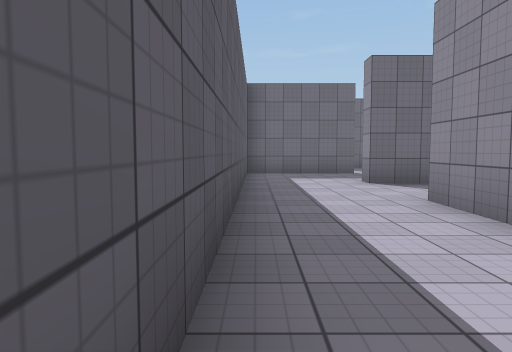
View 1 (above)

20 first-person views from a walk through a Unity game level. The camera is 1.3 m above the floor, tilts 4° down and sees 70° across. The floor is counted in squares, 2 m on a side. Each view is taken from the middle of a square. On the plan, view 1 faces up. The plan holds only what a view shows up to about 11 squares ahead; the rest is blank. The player is left out. Surface patterns are stand-ins for the level's own textures.

View 2
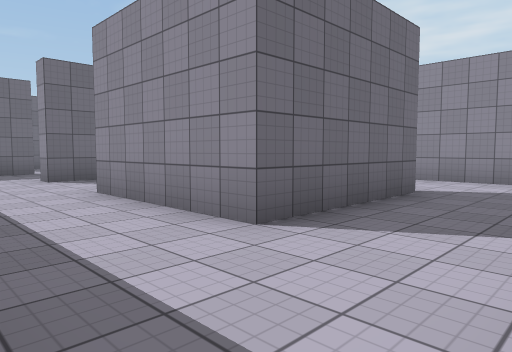

View 3
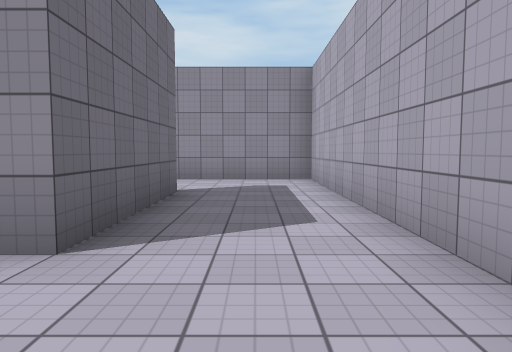

View 4
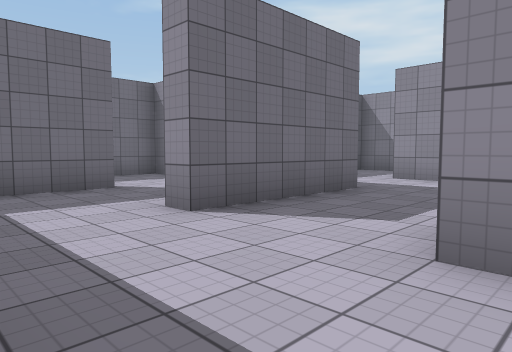

View 5
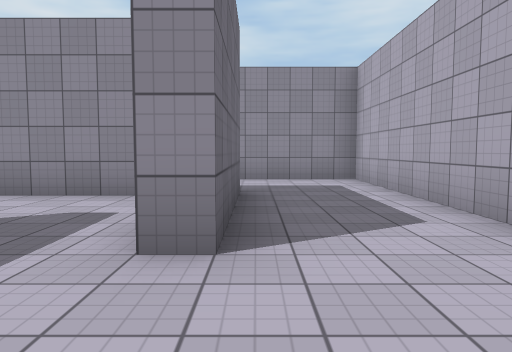

View 6
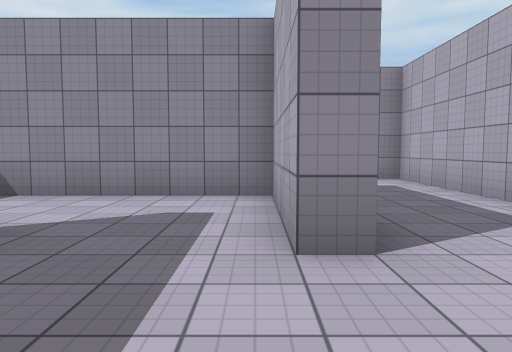

View 7
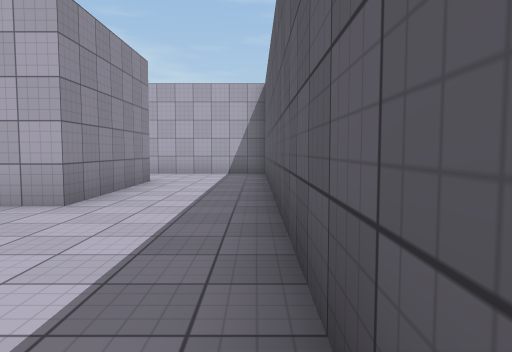

View 8
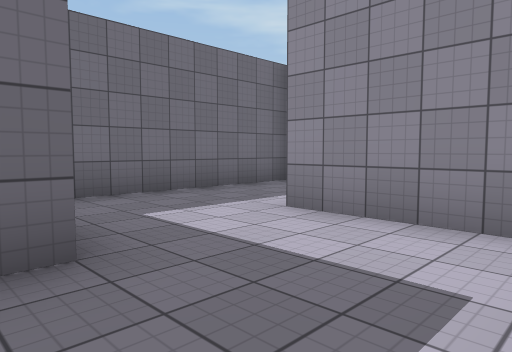

View 9
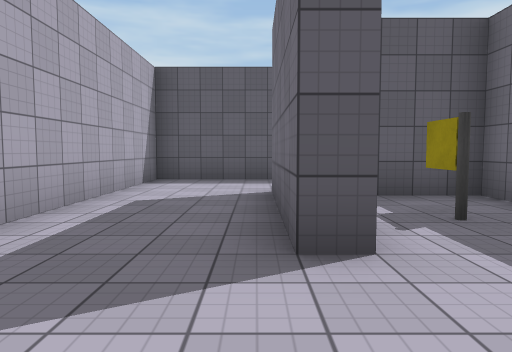

View 10
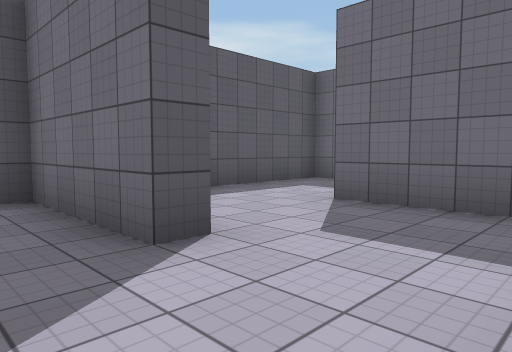

View 11
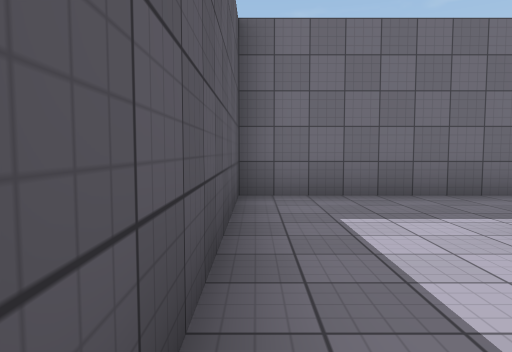

View 12
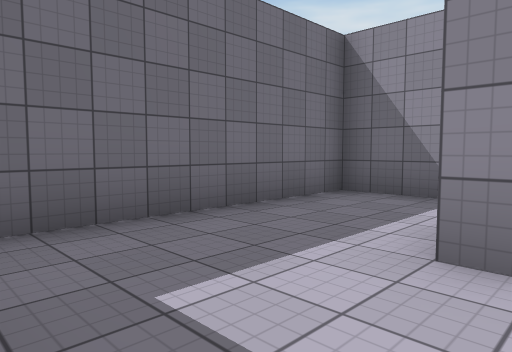

View 13
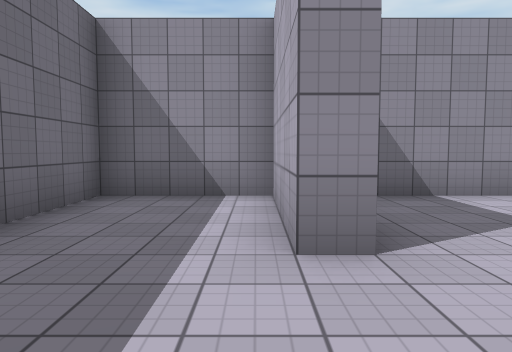

View 14
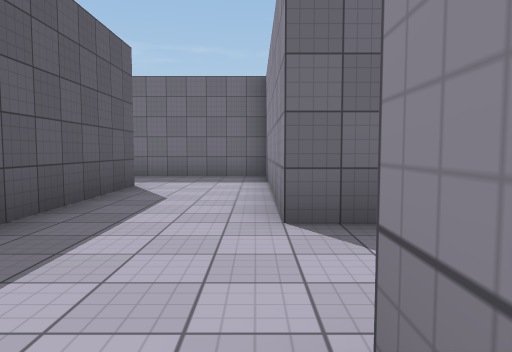

View 15
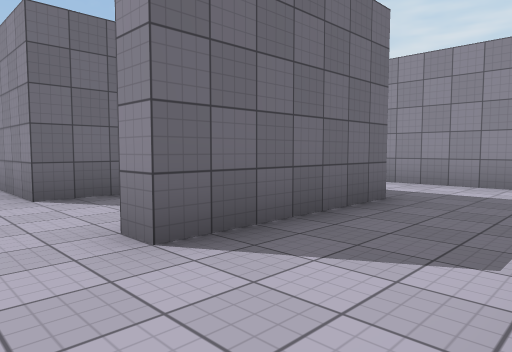

View 16
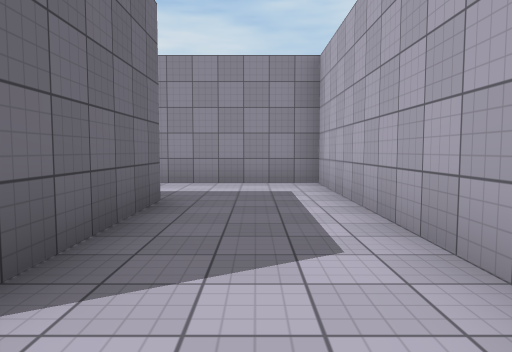

View 17
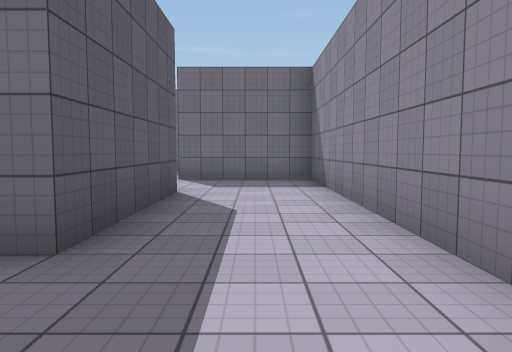

View 18
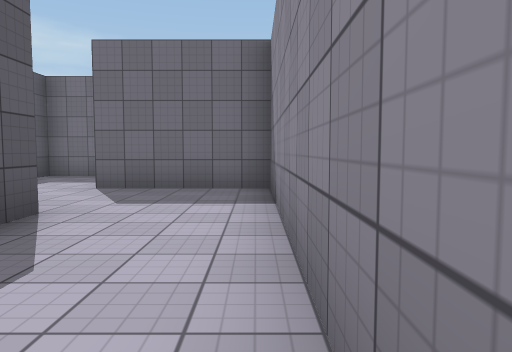

View 19
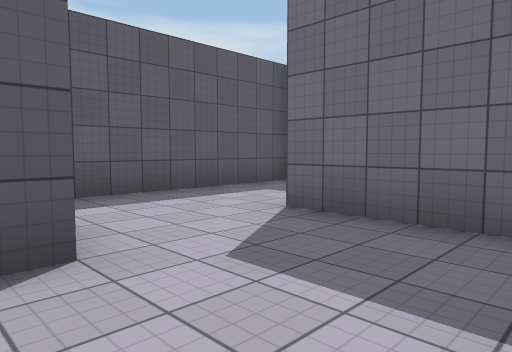

View 20
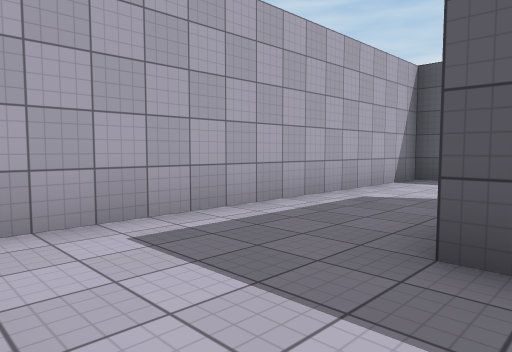

### Floor plan
Points are (right, up) in squares from view 1. A wall is a line through its corners. A room is listed if a view was taken in it or the views show most of it. See-through windows are left out.
Room 1 (views 1, 2, 3, 4, 5, 6, 7, 8, 9, 10)
walls: (4.6, 2.9) (3.9, 2.9); (5.9, 7.2) (2.3, 7.2) (2.3, 7.7) (5.3, 7.7) (5.3, 13.3) (2.3, 13.3); (5.8, 1.9) (5.8, 1.2) (2.3, 1.2) (2.3, 4.7) (8.3, 4.7) (8.3, 7.8); (2.8, 10.9) (2.8, 10.2) (-0.2, 10.2) (-0.2, -1.2) (8.3, -1.2) (8.3, 2.2)
ways out: opening at (2.5, 11.5) to room 2; opening at (7.5, 7) to room 5
objects: grey cylinder (5, 3)
Room 2 (views 11, 12, 13)
walls: (2.3, 13.3) (2.3, 13.7) (5.3, 13.7) (5.3, 16.2) (-0.2, 16.2) (-0.2, 11.2)
ways out: opening at (2.5, 11.5) to room 1
Room 3 (views 14, 15, 16, 17, 18, 19, 20)
walls: (14.8, 4.9) (14.8, 1.2) (11.3, 1.2) (11.3, 1.8); (8.8, -0.6) (8.8, -1.2) (17.3, -1.2) (17.3, 7.2) (14.2, 7.2)
ways out: opening at (10.5, 1) to room 4; opening at (15, 5.5)
Room 4 (no view inside)
walls: (12.5, 4.2) (11.3, 4.2) (11.3, 10.2) (8.5, 10.2); (8.8, 7.8) (8.8, 4.1)
ways out: opening at (10.5, 1) to room 3; opening at (9, 8.5) to room 5
Room 5 (no view inside)
walls: (8.5, 10.2) (6.8, 10.2)
ways out: opening at (7.5, 7) to room 1; opening at (9, 8.5) to room 4

Where each view was taken, in squares from view 1:
view 1: 0 up, 0 right, facing up
view 2: 1 down, 0 right, facing up-right
view 3: 0 up, 0 right, facing right
view 4: 4 up, 0 right, facing up-right
view 5: 7 up, 0 right, facing right
view 6: 8 up, 0 right, facing right
view 7: 9 up, 0 right, facing down
view 8: 5 up, 5 right, facing up-right
view 9: 1 up, 8 right, facing left
view 10: 9 up, 5 right, facing up-left
view 11: 11 up, 0 right, facing up
view 12: 13 up, 0 right, facing up-right
view 13: 14 up, 0 right, facing right
view 14: 1 up, 11 right, facing up
view 15: 1 down, 10 right, facing up-right
view 16: 0 up, 10 right, facing right
view 17: 1 down, 16 right, facing up
view 18: 1 up, 17 right, facing up
view 19: 4 up, 17 right, facing up-left
view 20: 2 up, 17 right, facing down-left
